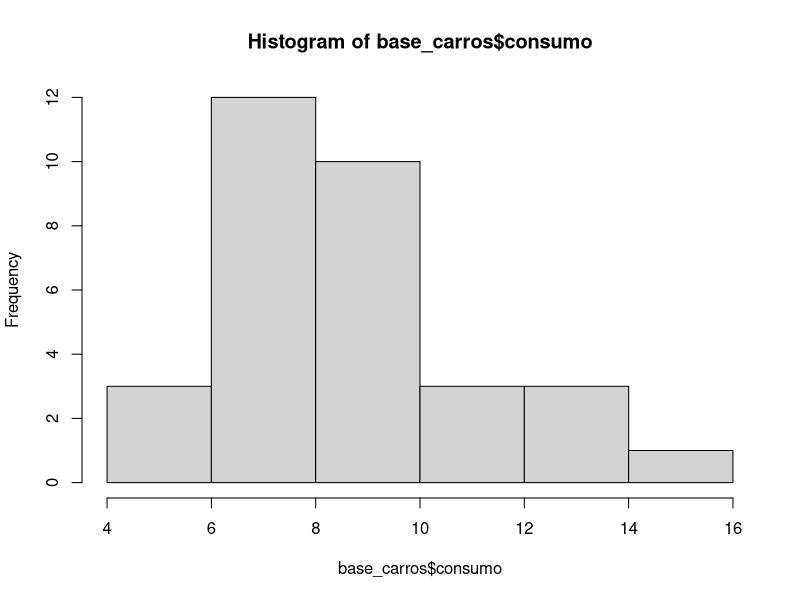
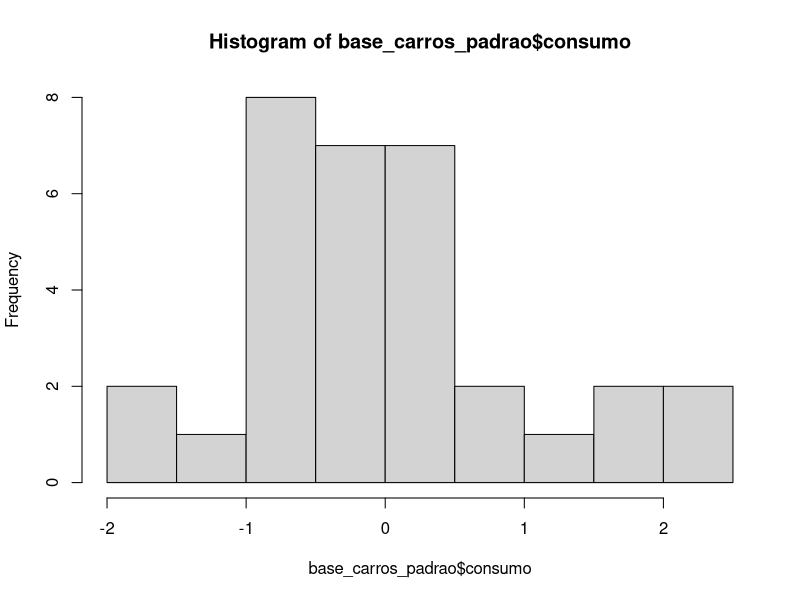
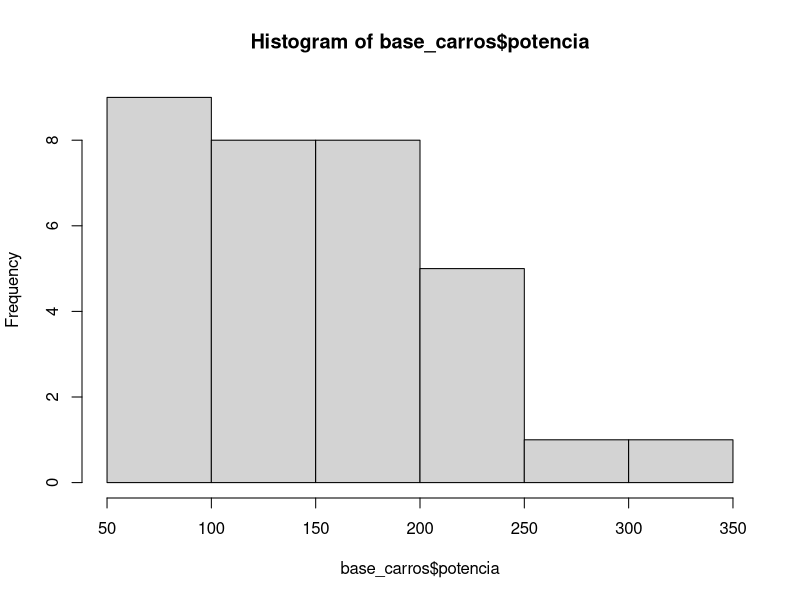
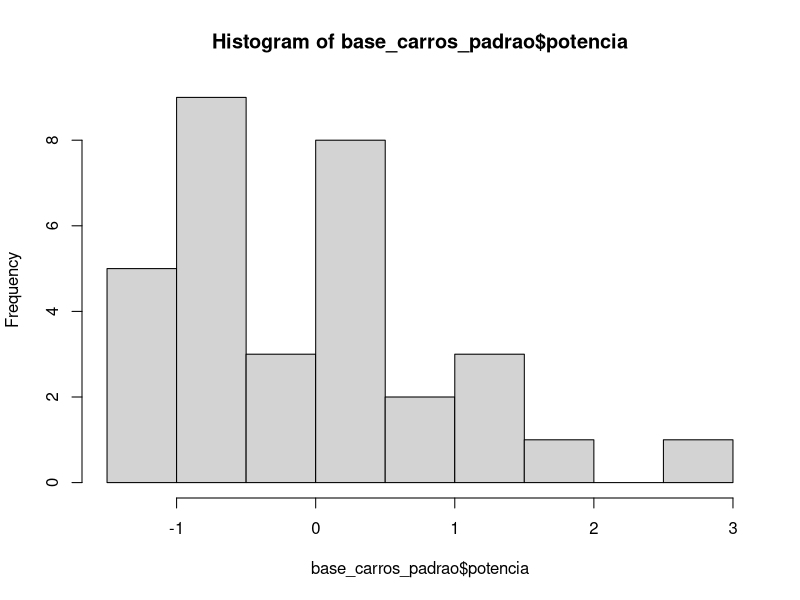

Write the R code that produced these figures, in order.
# Chamando biblioteca tidyverse
library("tidyverse")

# base de dados sobre consumo dos veículos (base nativa do R - mtcars)
base_carros <- mtcars %>%
  select(consumo = mpg, potencia = hp) %>%
  mutate(consumo = consumo*0.4251428571, potencia = round(potencia*1.01387)) # convertendo medidas
# milhas por galao para km por litro e hp para cv

# padronizando os dados e criando data.frame
base_carros_padrao <- data.frame(
  "consumo"  = (base_carros$consumo - mean(base_carros$consumo, rm.na = TRUE))/
    sd(base_carros$consumo),
  "potencia" = (base_carros$potencia - mean(base_carros$potencia, rm.na = TRUE))/
    sd(base_carros$potencia))

# medidas de dispersão: Média
apply(base_carros, 2, mean)
apply(base_carros_padrao, 2, mean)

# medidas de dispersão: Desvio padrão
apply(base_carros, 2, sd)
apply(base_carros_padrao, 2, sd)

# medidas de dispersão: Mediana
apply(base_carros, 2, median)
apply(base_carros_padrao, 2, median)

# medidas de dispersão: Variância
apply(base_carros, 2, var)
apply(base_carros_padrao, 2, var)


# comparando os histogramas
hist(base_carros$consumo)
hist(base_carros_padrao$consumo)

# comparando os histogramas
hist(base_carros$potencia)
hist(base_carros_padrao$potencia)
